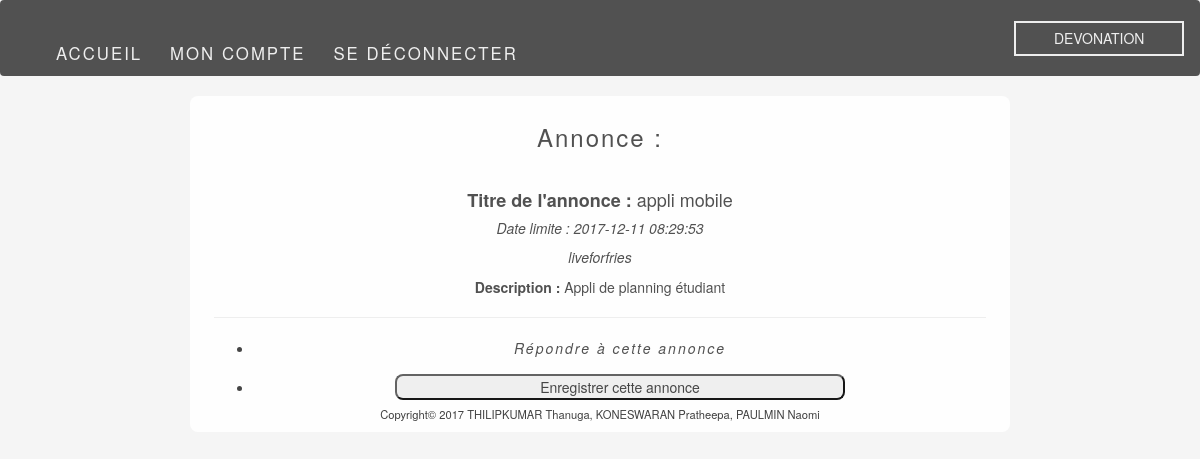
The app's page /annonce.php?id_ad=7 (signed in), older data.
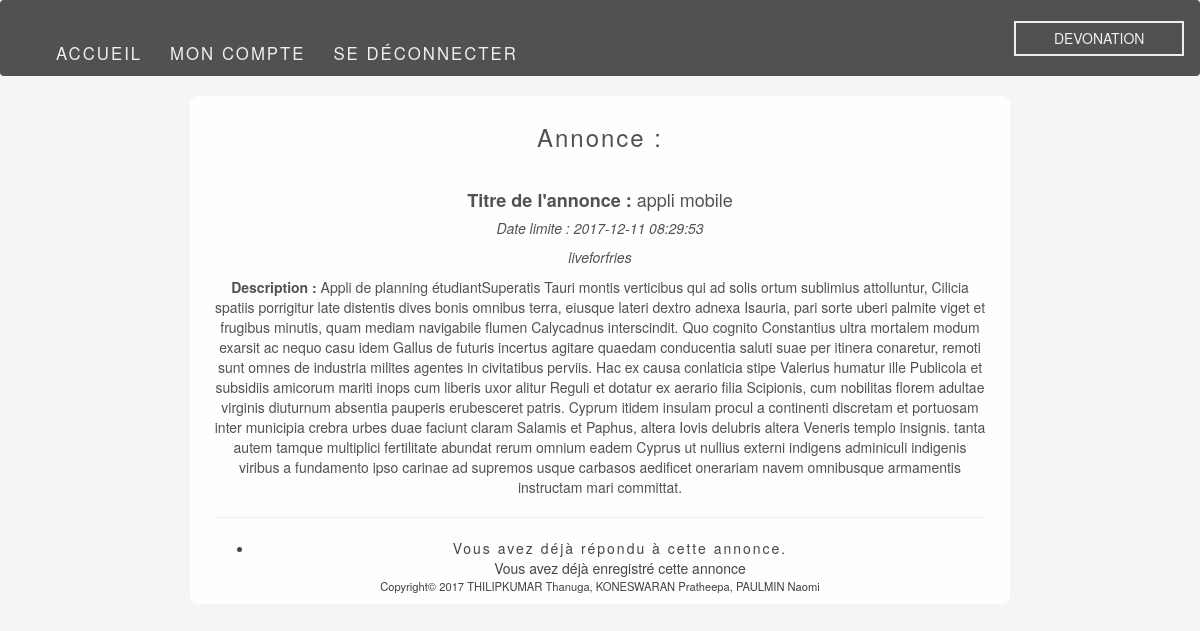
The same page, newer data.
### tables this page shows
CREATE TABLE IF NOT EXISTS `ad` (
  `id_ad` int(11) NOT NULL AUTO_INCREMENT,
  `title` varchar(50) NOT NULL,
  `ad_date` datetime NOT NULL,
  `deadline` date DEFAULT NULL,
  `description` text,
  `id_user` int(11) NOT NULL,
  PRIMARY KEY (`id_ad`),
  KEY `FK_ad_id_user` (`id_user`)
);

### annonce.php (the view, shortened to what this page needs)
<!doctype html>
<html lang="fr">
<head>
    <link rel="stylesheet" href="https://maxcdn.bootstrapcdn.com/bootstrap/3.3.7/css/bootstrap.min.css"
>
    <link rel="stylesheet" href="./CSS/header.css">
</head>
<body>
<?php require('includes/header.php');
if (isset($_SESSION['id'])) {
?>
<div class="row">
    <div class="form col-xs-10 col-xs-offset-1 col-sm-10 col-sm-offset-1 col-md-8 col-md-offset-2 col-lg-8 col-lg-offset-2">
        <h3>Annonce :</h3>
        <?php
        $id_ad = $_GET['id_ad'];
        $req = $db->query("SELECT * FROM ad WHERE id_ad = $id_ad");
        $ad = $req->fetch();
        $id_user = $ad['id_user'];
        $req = $db->query("SELECT * FROM user WHERE id_user = $id_user");
        $user = $req->fetch();
        ?>
        <h4><b>Titre de l'annonce :</b>
            <?php
            echo $ad['title'];
            ?>
        </h4>
        <h5>
            <i>Date limite :
                <?php
                echo $ad['ad_date'];
                ?>
            </i>
        </h5>
        <p>
            <a href="Profil/profil_infos_utilisateur.php?id_user=<?php echo $ad['id_user'] ?>" class="dark_link">
                <?php echo $user['username']; ?>
            </a>
        </p>
        <p>
            <b>Description :</b>
            <?php
            echo $ad['description'];
            ?>
        </p>
        <HR size=2 align=center width="100%">
        <?php
        if ($_SESSION['id'] != $ad['id_user']) {
            ?>
            <ul>
            <li>
                <?php
                $id = $_SESSION['id'];
                $id_ad = $ad['id_ad'];
                $req = $db->query("SELECT * FROM response WHERE id_dev = $id AND id_ad = $id_ad");
                $res = $req->fetchAll();
                if (($id != $id_user) && (empty($res))) {
                    ?>
                    <a href="form_response.php?id=<?php echo $ad['id_ad']?>" class="dark_link">Répondre à cette annonce</a>
                    <?php
                }
                elseif(!empty($res)) {
                    echo "Vous avez déjà répondu à cette annonce.";
                }
                ?>
            </li>
            <?php
            $id_ad = $ad['id_ad'];
            $id_user = $_SESSION['id'];
            $req = $db->query("SELECT * FROM save WHERE id_ad = $id_ad AND id_user = $id_user");
            $save = $req->fetchAll();
            if (empty($save)) {
                ?>
                <li>
                    <form action="" method="post">
                        <input type="submit" name="save" id="save" value="Enregistrer cette annonce">
                    </form>
                </li>
                </ul>
                <?php
            } else {
                echo "Vous avez déjà enregistré cette annonce";
            }
        }
        }
    ?>
    </div>
</div>

Row changes from the older to the newer data that the page shows:
changed ad "appli mobile": description "Appli de planning étudiant" → "Appli de planning étudiantSuperatis Tauri montis verticibus qui ad solis ortum sublimius attolluntur, Cilicia spatiis porrigitur late distentis dives bonis omnibus terra, eiusque lateri dextro adnexa Isauria, pari sorte uberi palmite viget et frugibus minutis, quam mediam navigabile flumen Calycadnus interscindit. Quo cognito Constantius ultra mortalem modum exarsit ac nequo casu idem Gallus de futuris incertus agitare quaedam conducentia saluti suae per itinera conaretur, remoti sunt omnes de industria milites agentes in civitatibus perviis. Hac ex causa conlaticia stipe Valerius humatur ille Publicola et subsidiis amicorum mariti inops cum liberis uxor alitur Reguli et dotatur ex aerario…"
Text that changed along with them:
form field save: "Enregistrer cette annonce" → (not shown)
text no longer shown: "Répondre à cette annonce"
text now shown: "Vous avez déjà répondu à cette annonce. Vous avez déjà enregistré cette annonce"
